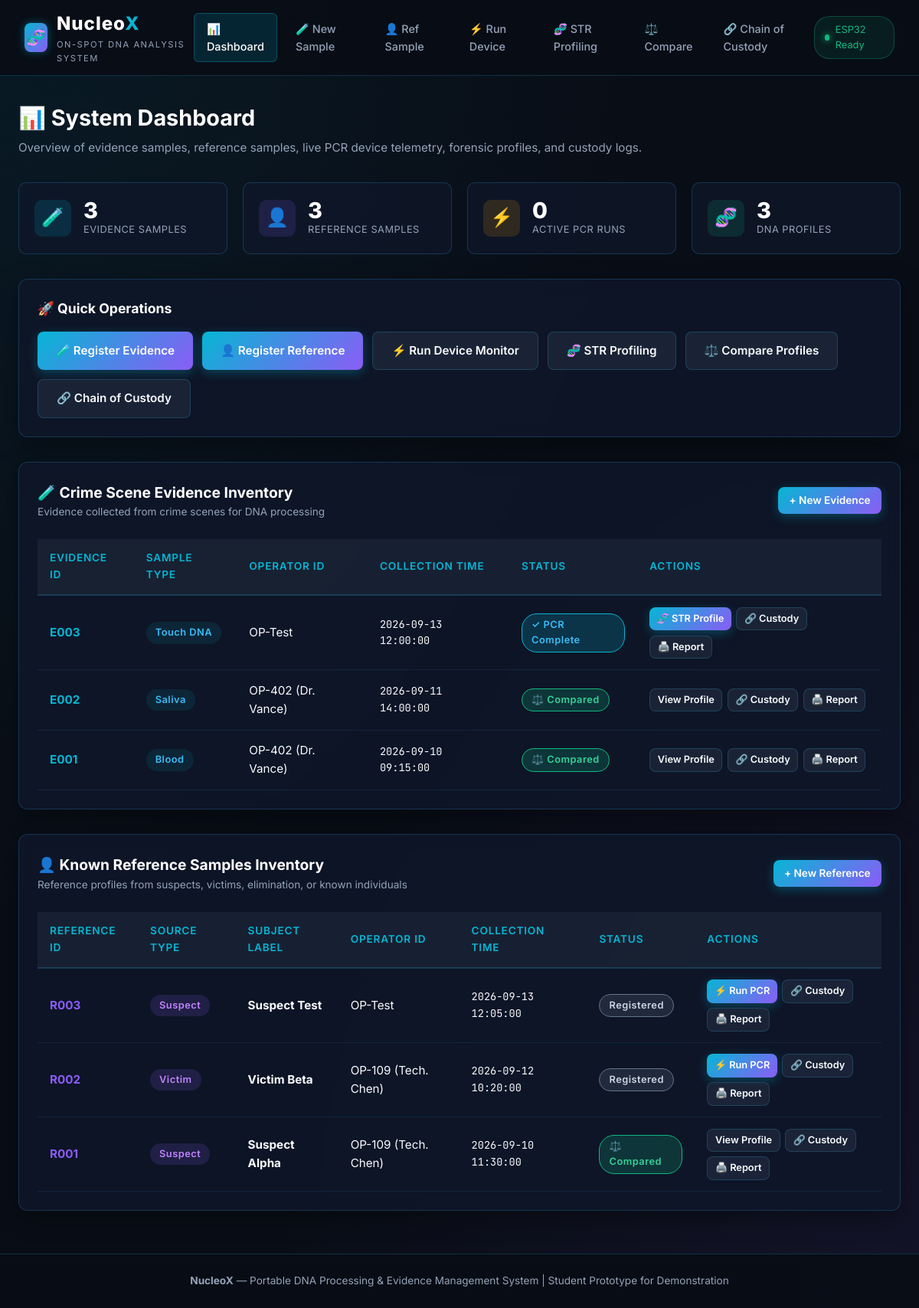
The page / on the database its author committed.
### tables this page shows
CREATE TABLE samples (
            evidence_id TEXT PRIMARY KEY,
            sample_type TEXT NOT NULL,
            operator TEXT NOT NULL,
            collection_time TEXT NOT NULL,
            status TEXT NOT NULL DEFAULT 'Registered'
        );

CREATE TABLE reference_samples (
            reference_id TEXT PRIMARY KEY,
            source_type TEXT NOT NULL,
            subject_label TEXT NOT NULL,
            operator TEXT NOT NULL,
            collection_time TEXT NOT NULL,
            status TEXT NOT NULL DEFAULT 'Registered'
        );

### app.py (the view)
@app.route('/')
def index():
    evidence_samples = database.get_all_samples()
    reference_samples = database.get_all_reference_samples()
    total_evidence = len(evidence_samples)
    total_reference = len(reference_samples)
    all_samples = evidence_samples + reference_samples
    pcr_running = sum(1 for s in all_samples if s['status'] == 'PCR Running')
    pcr_complete = sum(1 for s in all_samples if s['status'] in ['PCR Complete', 'Profile Generated', 'Compared'])
    profiles_count = sum(1 for s in all_samples if s['status'] in ['Profile Generated', 'Compared'])
    return render_template(
        'index.html',
        evidence_samples=evidence_samples,
        reference_samples=reference_samples,
        total_evidence=total_evidence,
        total_reference=total_reference,
        pcr_running=pcr_running,
        pcr_complete=pcr_complete,
        profiles_count=profiles_count
    )

### database.py (called while the page is built)
def get_db_connection():
    conn = sqlite3.connect(DB_PATH, timeout=30.0)
    conn.row_factory = sqlite3.Row
    conn.execute('PRAGMA journal_mode=WAL;')
    return conn

def get_all_samples():
    conn = get_db_connection()
    samples = conn.execute('SELECT * FROM samples ORDER BY rowid DESC').fetchall()
    conn.close()
    return [dict(s) for s in samples]

def get_all_reference_samples():
    conn = get_db_connection()
    refs = conn.execute('SELECT * FROM reference_samples ORDER BY rowid DESC').fetchall()
    conn.close()
    return [dict(r) for r in refs]

### templates/index.html (shortened to what this page needs)
{% extends "base.html" %}
{% block content %}
<div class="page-header">
    <h1 class="page-title">📊 System Dashboard</h1>
    <p class="page-description">Overview of evidence samples, reference samples, live PCR device telemetry, forensic profiles, and custody logs.</p>
</div>
<div class="metrics-grid">
    <div class="metric-card">
        <div class="metric-icon cyan">🧪</div>
        <div>
            <div class="metric-val">{{ total_evidence }}</div>
            <div class="metric-label">Evidence Samples</div>
        </div>
    </div>
    <div class="metric-card">
        <div class="metric-icon purple">👤</div>
        <div>
            <div class="metric-val">{{ total_reference }}</div>
            <div class="metric-label">Reference Samples</div>
        </div>
    </div>
    <div class="metric-card">
        <div class="metric-icon amber">⚡</div>
        <div>
            <div class="metric-val">{{ pcr_running }}</div>
            <div class="metric-label">Active PCR Runs</div>
        </div>
    </div>
    <div class="metric-card">
        <div class="metric-icon emerald">🧬</div>
        <div>
            <div class="metric-val">{{ profiles_count }}</div>
            <div class="metric-label">DNA Profiles</div>
        </div>
    </div>
</div>
<div class="nucleox-card" style="margin-bottom: 2rem;">
    <h3 style="color: var(--text-bright); margin-bottom: 1rem; font-size: 1.1rem;">🚀 Quick Operations</h3>
    <div style="display: flex; flex-wrap: wrap; gap: 0.75rem;">
        <a href="{{ url_for('register') }}" class="btn-nucleox">🧪 Register Evidence</a>
        <a href="{{ url_for('register_reference') }}" class="btn-nucleox">👤 Register Reference</a>
        <a href="{{ url_for('device') }}" class="btn-nucleox btn-nucleox-secondary">⚡ Run Device Monitor</a>
        <a href="{{ url_for('profiles') }}" class="btn-nucleox btn-nucleox-secondary">🧬 STR Profiling</a>
        <a href="{{ url_for('compare') }}" class="btn-nucleox btn-nucleox-secondary">⚖️ Compare Profiles</a>
        <a href="{{ url_for('custody') }}" class="btn-nucleox btn-nucleox-secondary">🔗 Chain of Custody</a>
    </div>
</div>
<div class="nucleox-card" style="margin-bottom: 2rem;">
    <div style="display: flex; justify-content: space-between; align-items: center; margin-bottom: 1rem;">
        <div>
            <h3 style="color: var(--text-bright); font-size: 1.2rem;">🧪 Crime Scene Evidence Inventory</h3>
            <p style="color: var(--text-muted); font-size: 0.85rem;">Evidence collected from crime scenes for DNA processing</p>
        </div>
        <a href="{{ url_for('register') }}" class="btn-nucleox" style="padding: 0.4rem 0.9rem; font-size: 0.85rem;">+ New Evidence</a>
    </div>
    <div class="table-responsive">
        <table class="nucleox-table">
            <thead>
                <tr>
                    <th>Evidence ID</th>
                    <th>Sample Type</th>
                    <th>Operator ID</th>
                    <th>Collection Time</th>
                    <th>Status</th>
                    <th>Actions</th>
                </tr>
            </thead>
            <tbody>
                {% for sample in evidence_samples %}
                <tr>
                    <td><strong style="color: var(--primary);">{{ sample.evidence_id }}</strong></td>
                    <td><span class="badge-status" style="background: rgba(6, 182, 212, 0.1); border-color: var(--primary); color: #38bdf8;">{{ sample.sample_type }}</span></td>
                    <td>{{ sample.operator }}</td>
                    <td style="font-family: var(--font-mono); font-size: 0.85rem;">{{ sample.collection_time }}</td>
                    <td>
                        {% if sample.status == 'Registered' %}
                            <span class="badge-status registered">Registered</span>
                        {% elif sample.status == 'PCR Running' %}
                            <span class="badge-status running">⚡ PCR Running</span>
                        {% elif sample.status == 'PCR Complete' %}
                            <span class="badge-status complete">✓ PCR Complete</span>
                        {% elif sample.status == 'Profile Generated' %}
                            <span class="badge-status profiled">🧬 Profile Stored</span>
                        {% elif sample.status == 'Compared' %}
                            <span class="badge-status compared">⚖️ Compared</span>
                        {% endif %}
                    </td>
                    <td>
                        <div style="display: flex; gap: 0.4rem; flex-wrap: wrap;">
                            {% if sample.status == 'Registered' or sample.status == 'PCR Running' %}
                                <a href="{{ url_for('device', sample_ref_id=sample.evidence_id) }}" class="btn-nucleox" style="padding: 0.25rem 0.6rem; font-size: 0.8rem;">⚡ Run PCR</a>
                            {% elif sample.status == 'PCR Complete' %}
                                <a href="{{ url_for('profiles', sample_ref_id=sample.evidence_id) }}" class="btn-nucleox" style="padding: 0.25rem 0.6rem; font-size: 0.8rem;">🧬 STR Profile</a>
                            {% else %}
                                <a href="{{ url_for('profiles', sample_ref_id=sample.evidence_id) }}" class="btn-nucleox btn-nucleox-secondary" style="padding: 0.25rem 0.6rem; font-size: 0.8rem;">View Profile</a>
                            {% endif %}
                            <a href="{{ url_for('custody', sample_ref_id=sample.evidence_id) }}" class="btn-nucleox btn-nucleox-secondary" style="padding: 0.25rem 0.6rem; font-size: 0.8rem;">🔗 Custody</a>
                            <a href="{{ url_for('report', sample_ref_id=sample.evidence_id) }}" class="btn-nucleox btn-nucleox-secondary" style="padding: 0.25rem 0.6rem; font-size: 0.8rem;">🖨️ Report</a>
                        </div>
                    </td>
                </tr>
                {% else %}
                <tr>
                    <td colspan="6" style="text-align: center; padding: 2rem; color: var(--text-muted);">
                        No evidence samples registered yet.
                    </td>
                </tr>
                {% endfor %}
            </tbody>
        </table>
    </div>
</div>
<div class="nucleox-card">
    <div style="display: flex; justify-content: space-between; align-items: center; margin-bottom: 1rem;">
        <div>
            <h3 style="color: var(--text-bright); font-size: 1.2rem;">👤 Known Reference Samples Inventory</h3>
            <p style="color: var(--text-muted); font-size: 0.85rem;">Reference profiles from suspects, victims, elimination, or known individuals</p>
        </div>
        <a href="{{ url_for('register_reference') }}" class="btn-nucleox" style="padding: 0.4rem 0.9rem; font-size: 0.85rem;">+ New Reference</a>
    </div>
    <div class="table-responsive">
        <table class="nucleox-table">
            <thead>
                <tr>
                    <th>Reference ID</th>
                    <th>Source Type</th>
                    <th>Subject Label</th>
                    <th>Operator ID</th>
                    <th>Collection Time</th>
                    <th>Status</th>
                    <th>Actions</th>
                </tr>
            </thead>
            <tbody>
                {% for ref in reference_samples %}
                <tr>
                    <td><strong style="color: var(--secondary);">{{ ref.reference_id }}</strong></td>
                    <td>
                        <span class="badge-status" style="background: rgba(139, 92, 246, 0.15); border-color: var(--secondary); color: #c084fc;">
                            {{ ref.source_type }}
                        </span>
                    </td>
                    <td><strong>{{ ref.subject_label }}</strong></td>
                    <td>{{ ref.operator }}</td>
                    <td style="font-family: var(--font-mono); font-size: 0.85rem;">{{ ref.collection_time }}</td>
                    <td>
                        {% if ref.status == 'Registered' %}
                            <span class="badge-status registered">Registered</span>
                        {% elif ref.status == 'PCR Running' %}
                            <span class="badge-status running">⚡ PCR Running</span>
                        {% elif ref.status == 'PCR Complete' %}
                            <span class="badge-status complete">✓ PCR Complete</span>
                        {% elif ref.status == 'Profile Generated' %}
                            <span class="badge-status profiled">🧬 Profile Stored</span>
                        {% elif ref.status == 'Compared' %}
                            <span class="badge-status compared">⚖️ Compared</span>
                        {% endif %}
                    </td>
                    <td>
                        <div style="display: flex; gap: 0.4rem; flex-wrap: wrap;">
                            {% if ref.status == 'Registered' or ref.status == 'PCR Running' %}
                                <a href="{{ url_for('device', sample_ref_id=ref.reference_id) }}" class="btn-nucleox" style="padding: 0.25rem 0.6rem; font-size: 0.8rem;">⚡ Run PCR</a>
                            {% elif ref.status == 'PCR Complete' %}
                                <a href="{{ url_for('profiles', sample_ref_id=ref.reference_id) }}" class="btn-nucleox" style="padding: 0.25rem 0.6rem; font-size: 0.8rem;">🧬 STR Profile</a>
                            {% else %}
                                <a href="{{ url_for('profiles', sample_ref_id=ref.reference_id) }}" class="btn-nucleox btn-nucleox-secondary" style="padding: 0.25rem 0.6rem; font-size: 0.8rem;">View Profile</a>
                            {% endif %}
                            <a href="{{ url_for('custody', sample_ref_id=ref.reference_id) }}" class="btn-nucleox btn-nucleox-secondary" style="padding: 0.25rem 0.6rem; font-size: 0.8rem;">🔗 Custody</a>
                            <a href="{{ url_for('report', sample_ref_id=ref.reference_id) }}" class="btn-nucleox btn-nucleox-secondary" style="padding: 0.25rem 0.6rem; font-size: 0.8rem;">🖨️ Report</a>
                        </div>
                    </td>
                </tr>
                {% else %}
                <tr>
                    <td colspan="7" style="text-align: center; padding: 2rem; color: var(--text-muted);">
                        No reference samples registered yet.
                    </td>
                </tr>
                {% endfor %}
            </tbody>
        </table>
    </div>
</div>
{% endblock %}

### templates/base.html (shortened to what this page needs)
<!DOCTYPE html>
<html lang="en">
<head>
    <link rel="stylesheet" href="{{ url_for('static', filename='css/style.css') }}">
</head>
<body>
    <header class="nucleox-navbar">
        <a href="{{ url_for('index') }}" class="brand-container">
            <div class="brand-logo-icon">🧬</div>
            <div class="brand-text-container">
                <div class="brand-title">Nucleo<span>X</span></div>
                <div class="brand-subtitle">On-Spot DNA Analysis System</div>
            </div>
        </a>
        <ul class="nav-menu">
            <li><a href="{{ url_for('index') }}" class="nav-link {% if request.endpoint == 'index' %}active{% endif %}">📊 Dashboard</a></li>
            <li><a href="{{ url_for('register') }}" class="nav-link {% if request.endpoint == 'register' %}active{% endif %}">🧪 New Sample</a></li>
            <li><a href="{{ url_for('register_reference') }}" class="nav-link {% if request.endpoint == 'register_reference' %}active{% endif %}">👤 Ref Sample</a></li>
            <li><a href="{{ url_for('device') }}" class="nav-link {% if request.endpoint == 'device' %}active{% endif %}">⚡ Run Device</a></li>
            <li><a href="{{ url_for('profiles') }}" class="nav-link {% if request.endpoint == 'profiles' %}active{% endif %}">🧬 STR Profiling</a></li>
            <li><a href="{{ url_for('compare') }}" class="nav-link {% if request.endpoint == 'compare' %}active{% endif %}">⚖️ Compare</a></li>
            <li><a href="{{ url_for('custody') }}" class="nav-link {% if request.endpoint == 'custody' %}active{% endif %}">🔗 Chain of Custody</a></li>
        </ul>
        <div class="hardware-status-badge">
            <span class="status-dot"></span>
            <span>ESP32 Ready</span>
        </div>
    </header>
    <main class="main-container">
        {% block content %}{% endblock %}
    </main>
    <footer>
        <p><strong>NucleoX</strong> — Portable DNA Processing & Evidence Management System | Student Prototype for Demonstration</p>
    </footer>
</body>
</html>

### rows shown on the page
samples: evidence_id "E003", sample_type "Touch DNA", operator "OP-Test", collection_time "2026-09-13 12:00:00", status "✓ PCR Complete"
samples: evidence_id "E002", sample_type "Saliva", operator "OP-402 (Dr. Vance)", collection_time "2026-09-11 14:00:00", status "⚖️ Compared"
samples: evidence_id "E001", sample_type "Blood", operator "OP-402 (Dr. Vance)", collection_time "2026-09-10 09:15:00", status "⚖️ Compared"
reference_samples: reference_id "R003", source_type "Suspect", subject_label "Suspect Test", operator "OP-Test", collection_time "2026-09-13 12:05:00", status "Registered"
reference_samples: reference_id "R002", source_type "Victim", subject_label "Victim Beta", operator "OP-109 (Tech. Chen)", collection_time "2026-09-12 10:20:00", status "Registered"
reference_samples: reference_id "R001", source_type "Suspect", subject_label "Suspect Alpha", operator "OP-109 (Tech. Chen)", collection_time "2026-09-10 11:30:00", status "⚖️ Compared"

### other values the page prints
{{ total_evidence }} "3"
{{ total_reference }} "3"
{{ pcr_running }} "0"
{{ profiles_count }} "3"
